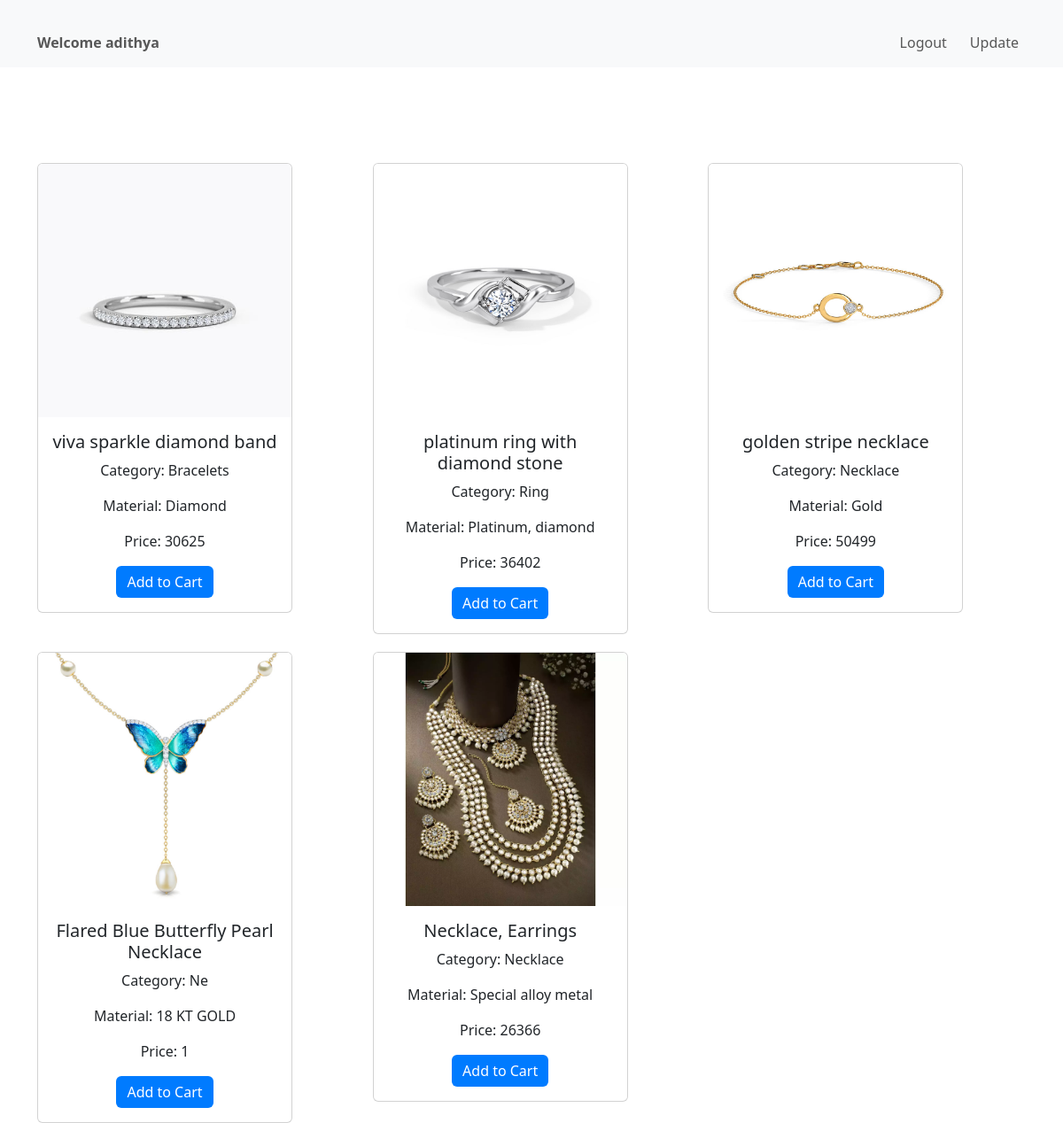
The app's page /cust_dashboard/ (signed in) with its own data.
### jewelleryapp/models.py (models this page shows, shortened)
class products(models.Model):
    product_name = models.CharField(max_length=50)
    price = models.IntegerField()
    material = models.CharField(max_length=20)
    category = models.CharField(max_length=20)
    image = models.ImageField(upload_to='images/',blank=True)

### jewelleryapp/views.py (the view)
# urls.py: path('cust_dashboard/', views.cust_dashboard, name='cust_dashboard'),
def cust_dashboard(request):
    id=request.session['id']
    username= request.session['username']
    productsview = products.objects.all()
    return render(request,'cust_dashboard.html',{'id':id,'username':username,'productsview':productsview})

### templates/cust_dashboard.html (shortened to what this page needs)
<!DOCTYPE html>
<html lang="en">
<head>
    <link href="https://cdn.jsdelivr.net/npm/bootstrap@5.3.0-alpha1/dist/css/bootstrap.min.css" rel="stylesheet">
</head>
<body>
    <nav class="navbar navbar-expand-lg navbar-light bg-light">
        <div class="container">
            <div class="navbar-text">Welcome {{ username }}</div>
            <div class="collapse navbar-collapse" id="navbarNav">
                <ul class="navbar-nav ms-auto">
                    <li class="nav-item">
                        <a class="nav-link" href="/cust_logout/">Logout</a>
                    </li>
                    <li class="nav-item">
                        <a class="nav-link" href="{% url 'cust_update' id %}">Update</a>
                    </li>
                </ul>
            </div>
        </div>
    </nav>
    <div class="container">
        <h2 class="text-center">Products</h2>
        <div class="product-grid">
            {% for i in productsview %}
            <div class="product-item">
                <div class="card" style="width: 18rem;">
                    <img src="{{ i.image.url }}" class="card-img-top" alt="img">
                    <div class="card-body">
                        <h5 class="card-title">{{ i.product_name }}</h5>
                        <p class="card-text">Category: {{ i.category }}</p>
                        <p class="card-text">Material: {{ i.material }}</p>
                        <p class="card-text">Price: {{ i.price }}</p>
                        <a href="# "class="btn btn-primary">Add to Cart</a>
                    </div>
                </div>
            </div>
            {% endfor %}
        </div>
    </div>
</body>
</html>

### templates/cust_dashboard.html (style rules this page uses)
body { background-image: url('https://en.idei.club/uploads/posts/2023-06/1686410768_en-idei-club-p-jewellery-background-dizain-3.jpg'); background-size: cover; background-position: center; }
.navbar-text { margin-right: 20px; font-weight: bold; }
.navbar-nav .nav-link { margin-left: 10px; }
.container { padding-top: 20px; }
h2 { margin-top: 30px; margin-bottom: 20px; font-weight: bold; color: #ffffffc7; }
.product-grid { display: grid; grid-template-columns: repeat(3, 1fr); gap: 20px; }
.product-item { text-align: center; }
img { max-width: 100%; max-height: 100%; object-fit: cover; }
.btn-primary { background-color: #007bff; color: #fff; border: none; }

### records on screen
products: image (picture), product_name "viva sparkle diamond band", category "Bracelets", material "Diamond", price "30625"
products: image (picture), product_name "platinum ring with diamond stone", category "Ring", material "Platinum, diamond", price "36402"
products: image (picture), product_name "golden stripe necklace", category "Necklace", material "Gold", price "50499"
products: image (picture), product_name "Flared Blue Butterfly Pearl Necklace", category "Ne", material "18 KT GOLD", price "1"
products: image (picture), product_name "Necklace, Earrings", category "Necklace", material "Special alloy metal", price "26366"

### other values on screen
{{ username }} "adithya"
